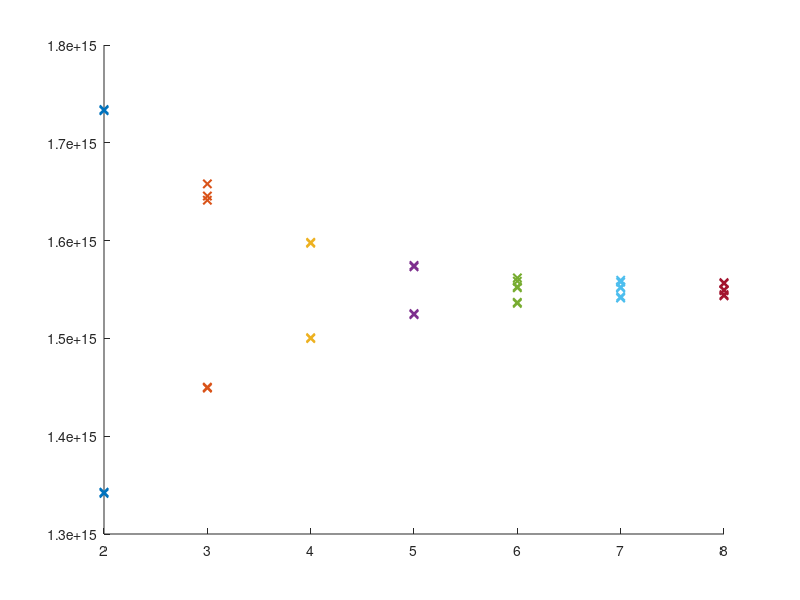

This figure's MATLAB source: (Note: this script raises an error after producing the figure.)
clc;clear;close all;

m_values = [2, 3, 4, 5, 6, 7, 8]; 
function_values = {
    [1.341583599285612E15,1.342788483315017E15,...
     1.732842304106661E15,1.733937653224302E15], 
    [1.449146882637872E15,1.450132696843748E15,...
     1.641271117871948E15,1.645542979430744E15,...
     1.658029959371842E15], 
    [1.499861546784609E15,1.500737826078721E15,...
     1.597238083342815E15,1.598223897548691E15], 
    [1.524287832107984E15,1.525273646313860E15,...
     1.573140402754733E15,1.574564356607665E15], 
    [1.535788997843205E15,1.536884346960845E15,...
     1.551781094960750E15,1.552985978990155E15,...
     1.558462724578355E15,1.561858306843040E15], 
    [1.541265743431405E15,1.542799232196102E15,...
     1.551452490225458E15,1.552657374254863E15,...
     1.557476910372479E15,1.559448538784231E15], 
    [1.543456441666686E15,1.544661325696090E15,...
     1.548823652343122E15,1.549699931637234E15,...
     1.556052956519547E15,1.556929235813659E15], 
};

figure;
hold on;
for i = 1:length(m_values)
    m = m_values(i);
    values = function_values{i};
    scatter(repmat(m, size(values)), values, 'x', 'LineWidth', 1.5);
end

yline(1.549480861813706e+15,'k-','LineWidth',1.5)
hold off;

xlabel('m', 'Interpreter', 'latex');
ylabel('Frequency (Hz)', 'Interpreter', 'latex');
legend('$\tilde{\omega}_{n\pm},\ \delta_2 = 2^2$',...
    '$\tilde{\omega}_{n\pm},\ \delta_2 = 2^3$',...
    '$\tilde{\omega}_{n\pm},\ \delta_2 = 2^4$',...
    '$\tilde{\omega}_{n\pm},\ \delta_2 = 2^5$',...
    '$\tilde{\omega}_{n\pm},\ \delta_2 = 2^6$',...
    '$\tilde{\omega}_{n\pm},\ \delta_2 = 2^7$',...
    '$\tilde{\omega}_{n\pm},\ \delta_2 = 2^8$',...
    '$\tilde{\omega}_{c,n}$','Interpreter', 'latex')
grid off;
